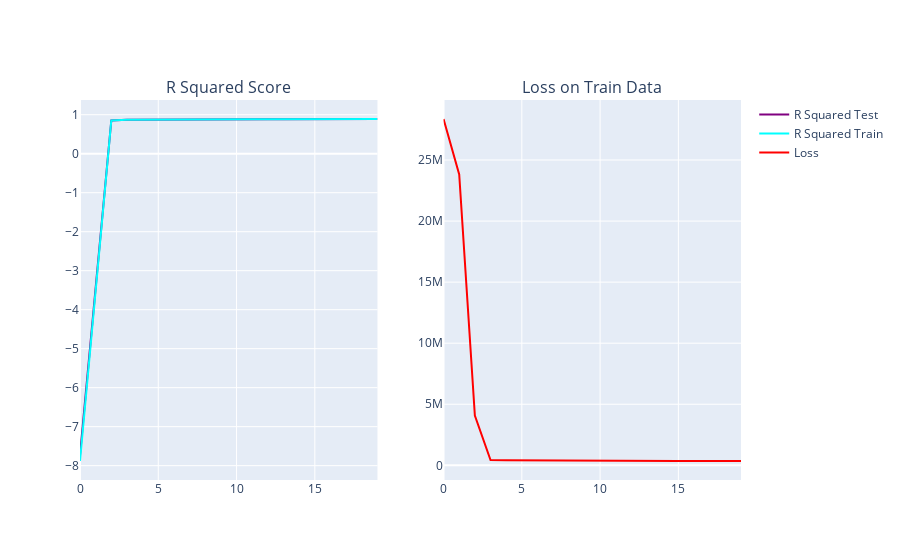

Write notebook code for a chart like this one.
### Markdown cell above
### Reputation Score prediction when using Neural Networks and with PCA to keep 95% of the variance

### Code cell
X_train, X_test, y_train, y_test = train_test_split(df_pca, reputation_col, test_size=0.2, random_state=42)
model = Sequential()
model.add(Dense(64, input_dim=X_train.shape[1], activation='relu'))
model.add(Dense(32, activation='relu'))
model.add(Dense(16, activation='relu'))
model.add(Dense(8, activation='relu'))
model.add(Dense(1, activation='linear'))

model.compile(loss='mean_squared_error', optimizer='adam')
    
r2_scores_test, r2_scores_train = [], []

r2_callback_test = LambdaCallback(on_epoch_end=lambda epoch, logs: r2_scores_test.append(r2_score(y_test, model.predict(X_test))))
r2_callback_train = LambdaCallback(on_epoch_end=lambda epoch, logs: r2_scores_train.append(r2_score(y_train, model.predict(X_train))))

hist = model.fit(X_train, y_train, epochs=20, verbose=1, callbacks=[r2_callback_test, r2_callback_train])

yyyy_pred_nn = model.predict(X_test)
yyyy_pred_nn = [x[0] if x[0] >= 0 else 0 for x in yyyy_pred_nn]

r2_nn = r2_score(y_test, yyyy_pred_nn)
print(f'R^2 Score with Neural Network for Reputation Score prediction: {r2_nn}')

n = X_test.shape[0]
p = X_test.shape[1]
r2_adj_nn = 1 - (1 - r2_nn) * (n - 1) / (n - p - 1)
print(f'Adjusted R^2 Score with Neural Network: {r2_adj_nn}')

plot_NN_result(history=hist, R2=[r2_scores_test, r2_scores_train])

### Figure 1 — Plotly figure (JSON) as saved in the notebook; plotly's stock layout.template omitted (floating-point values rounded to 4 significant figures)
{"data": [{"hovertemplate": "variable=0<br>index=%{x}<br>value=%{y}<extra></extra>", "legendgroup": "0", "line": {"color": "purple", "dash": "solid"}, "marker": {"symbol": "circle"}, "mode": "lines", "name": "R Squared Test", "orientation": "v", "showlegend": true, "type": "scatter", "x": [0, 1, 2, 3, 4, 5, 6, 7, 8, 9, 10, 11, 12, 13, 14, 15, 16, 17, 18, 19], "xaxis": "x", "y": [-7.728, -3.534, 0.8543, 0.8698, 0.8739, 0.8762, 0.8789, 0.8807, 0.8818, 0.8828, 0.8845, 0.885, 0.8862, 0.8857, 0.8867, 0.888, 0.8885, 0.8875, 0.8893, 0.8897], "yaxis": "y"}, {"hovertemplate": "variable=0<br>index=%{x}<br>value=%{y}<extra></extra>", "legendgroup": "0", "line": {"color": "cyan", "dash": "solid"}, "marker": {"symbol": "circle"}, "mode": "lines", "name": "R Squared Train", "orientation": "v", "showlegend": true, "type": "scatter", "x": [0, 1, 2, 3, 4, 5, 6, 7, 8, 9, 10, 11, 12, 13, 14, 15, 16, 17, 18, 19], "xaxis": "x", "y": [-7.88, -3.587, 0.8544, 0.8697, 0.8739, 0.8763, 0.8786, 0.8802, 0.8819, 0.8828, 0.8838, 0.885, 0.8856, 0.8862, 0.8868, 0.8871, 0.888, 0.8877, 0.8888, 0.8891], "yaxis": "y"}, {"hovertemplate": "variable=0<br>index=%{x}<br>value=%{y}<extra></extra>", "legendgroup": "0", "line": {"color": "red", "dash": "solid"}, "marker": {"symbol": "circle"}, "mode": "lines", "name": "Loss", "orientation": "v", "showlegend": true, "type": "scatter", "x": [0, 1, 2, 3, 4, 5, 6, 7, 8, 9, 10, 11, 12, 13, 14, 15, 16, 17, 18, 19], "xaxis": "x2", "y": [28360272, 23819718, 4082000.0, 429100.0, 404600.0, 394900.0, 387900.0, 381400.0, 376300.0, 371900.0, 369100.0, 366300.0, 363000.0, 360800.0, 358500.0, 357300.0, 355082, 355100.0, 353300.0, 352400.0], "yaxis": "y2"}], "layout": {"annotations": [{"font": {"size": 16}, "showarrow": false, "text": "R Squared Score", "x": 0.225, "xanchor": "center", "xref": "paper", "y": 1, "yanchor": "bottom", "yref": "paper"}, {"font": {"size": 16}, "showarrow": false, "text": "Loss on Train Data", "x": 0.775, "xanchor": "center", "xref": "paper", "y": 1, "yanchor": "bottom", "yref": "paper"}], "xaxis": {"anchor": "y", "domain": [0, 0.45]}, "xaxis2": {"anchor": "y2", "domain": [0.55, 1]}, "yaxis": {"anchor": "x", "domain": [0, 1]}, "yaxis2": {"anchor": "x2", "domain": [0, 1]}}}
